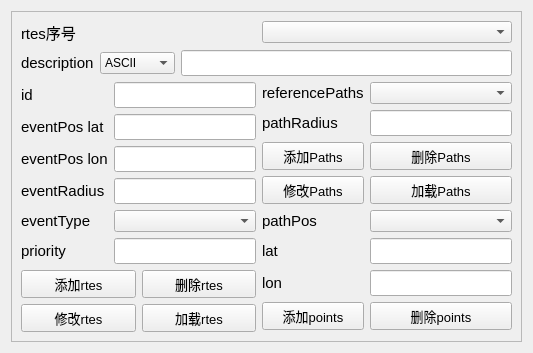
        <widget class="QWidget" name="tab_rtes">
         <attribute name="title">
          <string>rtes</string>
         </attribute>
         <layout class="QGridLayout" name="gridLayout_11">
          <item row="0" column="0">
           <widget class="QFrame" name="frame_4">
            <property name="frameShape">
             <enum>QFrame::StyledPanel</enum>
            </property>
            <property name="frameShadow">
             <enum>QFrame::Raised</enum>
            </property>
            <layout class="QGridLayout" name="gridLayout_10">
             <item row="0" column="0">
              <widget class="QLabel" name="label_57">
               <property name="font">
                <font>
                 <family>Arial</family>
                 <pointsize>11</pointsize>
                </font>
               </property>
               <property name="text">
                <string>rtes序号</string>
               </property>
              </widget>
             </item>
             <item row="0" column="1">
              <widget class="QComboBox" name="comboBox_rtes"/>
             </item>
             <item row="1" column="0" colspan="2">
              <layout class="QGridLayout" name="gridLayout_21">
               <item row="0" column="2">
                <widget class="QLineEdit" name="lineEdit_rtesDesc">
                 <property name="font">
                  <font>
                   <family>Arial</family>
                   <pointsize>11</pointsize>
                  </font>
                 </property>
                </widget>
               </item>
               <item row="0" column="1">
                <widget class="QComboBox" name="comboBox_rtesDesc">
                 <item>
                  <property name="text">
                   <string>ASCII</string>
                  </property>
                 </item>
                 <item>
                  <property name="text">
                   <string>GB2312</string>
                  </property>
                 </item>
                </widget>
               </item>
               <item row="0" column="0">
                <widget class="QLabel" name="label_11">
                 <property name="font">
                  <font>
                   <family>Arial</family>
                   <pointsize>11</pointsize>
                  </font>
                 </property>
                 <property name="text">
                  <string>description</string>
                 </property>
                </widget>
               </item>
              </layout>
             </item>
             <item row="2" column="0">
              <layout class="QGridLayout" name="gridLayout_3">
               <item row="0" column="0">
                <widget class="QLabel" name="label_56">
                 <property name="font">
                  <font>
                   <family>Arial</family>
                   <pointsize>11</pointsize>
                  </font>
                 </property>
                 <property name="text">
                  <string>id</string>
                 </property>
                </widget>
               </item>
               <item row="3" column="1">
                <widget class="QLineEdit" name="lineEdit_rtesRadius">
                 <property name="font">
                  <font>
                   <family>Arial</family>
                   <pointsize>11</pointsize>
                  </font>
                 </property>
                </widget>
               </item>
               <item row="5" column="1">
                <widget class="QLineEdit" name="lineEdit_rtesPriority">
                 <property name="font">
                  <font>
                   <family>Arial</family>
                   <pointsize>11</pointsize>
                  </font>
                 </property>
                </widget>
               </item>
               <item row="3" column="0">
                <widget class="QLabel" name="label_15">
                 <property name="font">
                  <font>
                   <family>Arial</family>
                   <pointsize>11</pointsize>
                  </font>
                 </property>
                 <property name="text">
                  <string>eventRadius</string>
                 </property>
                </widget>
               </item>
               <item row="1" column="1">
                <widget class="QLineEdit" name="lineEdit_rtesLat">
                 <property name="font">
                  <font>
                   <family>Arial</family>
                   <pointsize>11</pointsize>
                  </font>
                 </property>
                </widget>
               </item>
               <item row="0" column="1">
                <widget class="QLineEdit" name="lineEdit_rtesId">
                 <property name="font">
                  <font>
                   <family>Arial</family>
                   <pointsize>11</pointsize>
                  </font>
                 </property>
                </widget>
               </item>
               <item row="2" column="0">
                <widget class="QLabel" name="label_14">
                 <property name="font">
                  <font>
                   <family>Arial</family>
                   <pointsize>11</pointsize>
                  </font>
                 </property>
                 <property name="text">
                  <string>eventPos lon</string>
                 </property>
                </widget>
               </item>
               <item row="2" column="1">
                <widget class="QLineEdit" name="lineEdit_rtesLon">
                 <property name="font">
                  <font>
                   <family>Arial</family>
                   <pointsize>11</pointsize>
                  </font>
                 </property>
                </widget>
               </item>
               <item row="4" column="1">
                <widget class="QComboBox" name="comboBox_rtesType"/>
               </item>
               <item row="5" column="0">
                <widget class="QLabel" name="label_17">
                 <property name="font">
                  <font>
                   <family>Arial</family>
                   <pointsize>11</pointsize>
                  </font>
                 </property>
                 <property name="text">
                  <string>priority</string>
                 </property>
                </widget>
               </item>
               <item row="1" column="0">
                <widget class="QLabel" name="label_13">
                 <property name="font">
                  <font>
                   <family>Arial</family>
                   <pointsize>11</pointsize>
                  </font>
                 </property>
                 <property name="text">
                  <string>eventPos lat</string>
                 </property>
                </widget>
               </item>
               <item row="4" column="0">
                <widget class="QLabel" name="label_16">
                 <property name="font">
                  <font>
                   <family>Arial</family>
                   <pointsize>11</pointsize>
                  </font>
                 </property>
                 <property name="text">
                  <string>eventType</string>
                 </property>
                </widget>
               </item>
              </layout>
             </item>
             <item row="3" column="0">
              <layout class="QGridLayout" name="gridLayout_22">
               <item row="0" column="0">
                <widget class="QPushButton" name="pushButton_rtesAdd">
                 <property name="font">
                  <font>
                   <family>Arial</family>
                   <pointsize>10</pointsize>
                  </font>
                 </property>
                 <property name="text">
                  <string>添加rtes</string>
                 </property>
                </widget>
               </item>
               <item row="0" column="1">
                <widget class="QPushButton" name="pushButton_rtesDel">
                 <property name="font">
                  <font>
                   <family>Arial</family>
                   <pointsize>10</pointsize>
                  </font>
                 </property>
                 <property name="text">
                  <string>删除rtes</string>
                 </property>
                </widget>
               </item>
               <item row="1" column="0">
                <widget class="QPushButton" name="pushButton_RtesMod">
                 <property name="font">
                  <font>
                   <family>Arial</family>
                   <pointsize>10</pointsize>
                  </font>
                 </property>
                 <property name="text">
                  <string>修改rtes</string>
                 </property>
                </widget>
               </item>
               <item row="1" column="1">
                <widget class="QPushButton" name="pushButton_RtesLoad">
                 <property name="font">
                  <font>
                   <family>Arial</family>
                   <pointsize>10</pointsize>
                  </font>
                 </property>
                 <property name="text">
                  <string>加载rtes</string>
                 </property>
                </widget>
               </item>
              </layout>
             </item>
             <item row="2" column="1" rowspan="2">
              <layout class="QGridLayout" name="gridLayout_9">
               <item row="0" column="0">
                <widget class="QLabel" name="label_18">
                 <property name="font">
                  <font>
                   <family>Arial</family>
                   <pointsize>11</pointsize>
                  </font>
                 </property>
                 <property name="text">
                  <string>referencePaths</string>
                 </property>
                </widget>
               </item>
               <item row="0" column="1">
                <widget class="QComboBox" name="comboBox_rtesPaths"/>
               </item>
               <item row="1" column="0">
                <widget class="QLabel" name="label_22">
                 <property name="font">
                  <font>
                   <family>Arial</family>
                   <pointsize>11</pointsize>
                  </font>
                 </property>
                 <property name="text">
                  <string>pathRadius</string>
                 </property>
                </widget>
               </item>
               <item row="1" column="1">
                <widget class="QLineEdit" name="lineEdit_rtesPathRadius">
                 <property name="font">
                  <font>
                   <family>Arial</family>
                   <pointsize>11</pointsize>
                  </font>
                 </property>
                </widget>
               </item>
               <item row="2" column="0">
                <widget class="QPushButton" name="pushButton_rtesAddPaths">
                 <property name="font">
                  <font>
                   <family>Arial</family>
                   <pointsize>10</pointsize>
                  </font>
                 </property>
                 <property name="text">
                  <string>添加Paths</string>
                 </property>
                </widget>
               </item>
               <item row="2" column="1">
                <widget class="QPushButton" name="pushButton_rtesDelPaths">
                 <property name="font">
                  <font>
                   <family>Arial</family>
                   <pointsize>10</pointsize>
                  </font>
                 </property>
                 <property name="text">
                  <string>删除Paths</string>
                 </property>
                </widget>
               </item>
               <item row="3" column="0">
                <widget class="QPushButton" name="pushButton_rtesModPaths">
                 <property name="font">
                  <font>
                   <family>Arial</family>
                   <pointsize>10</pointsize>
                  </font>
                 </property>
                 <property name="text">
                  <string>修改Paths</string>
                 </property>
                </widget>
               </item>
               <item row="3" column="1">
                <widget class="QPushButton" name="pushButton_rtesLoadPaths">
                 <property name="font">
                  <font>
                   <family>Arial</family>
                   <pointsize>10</pointsize>
                  </font>
                 </property>
                 <property name="text">
                  <string>加载Paths</string>
                 </property>
                </widget>
               </item>
               <item row="4" column="0">
                <widget class="QLabel" name="label_19">
                 <property name="font">
                  <font>
                   <family>Arial</family>
                   <pointsize>11</pointsize>
                  </font>
                 </property>
                 <property name="text">
                  <string>pathPos</string>
                 </property>
                </widget>
               </item>
               <item row="4" column="1">
                <widget class="QComboBox" name="comboBox_rtesPathPos"/>
               </item>
               <item row="5" column="0">
                <widget class="QLabel" name="label_20">
                 <property name="font">
                  <font>
                   <family>Arial</family>
                   <pointsize>11</pointsize>
                  </font>
                 </property>
                 <property name="text">
                  <string>lat</string>
                 </property>
                </widget>
               </item>
               <item row="5" column="1">
                <widget class="QLineEdit" name="lineEdit_rtesPathLat">
                 <property name="font">
                  <font>
                   <family>Arial</family>
                   <pointsize>11</pointsize>
                  </font>
                 </property>
                </widget>
               </item>
               <item row="6" column="0">
                <widget class="QLabel" name="label_21">
                 <property name="font">
                  <font>
                   <family>Arial</family>
                   <pointsize>11</pointsize>
                  </font>
                 </property>
                 <property name="text">
                  <string>lon</string>
                 </property>
                </widget>
               </item>
               <item row="6" column="1">
                <widget class="QLineEdit" name="lineEdit_rtesPathLon">
                 <property name="font">
                  <font>
                   <family>Arial</family>
                   <pointsize>11</pointsize>
                  </font>
                 </property>
                </widget>
               </item>
               <item row="7" column="0">
                <widget class="QPushButton" name="pushButton_rtesAddPos">
                 <property name="font">
                  <font>
                   <family>Arial</family>
                   <pointsize>10</pointsize>
                  </font>
                 </property>
                 <property name="text">
                  <string>添加points</string>
                 </property>
                </widget>
               </item>
               <item row="7" column="1">
                <widget class="QPushButton" name="pushButton_rtesDelPos">
                 <property name="font">
                  <font>
                   <family>Arial</family>
                   <pointsize>10</pointsize>
                  </font>
                 </property>
                 <property name="text">
                  <string>删除points</string>
                 </property>
                </widget>
               </item>
              </layout>
             </item>
            </layout>
           </widget>
          </item>
         </layout>
        </widget>
